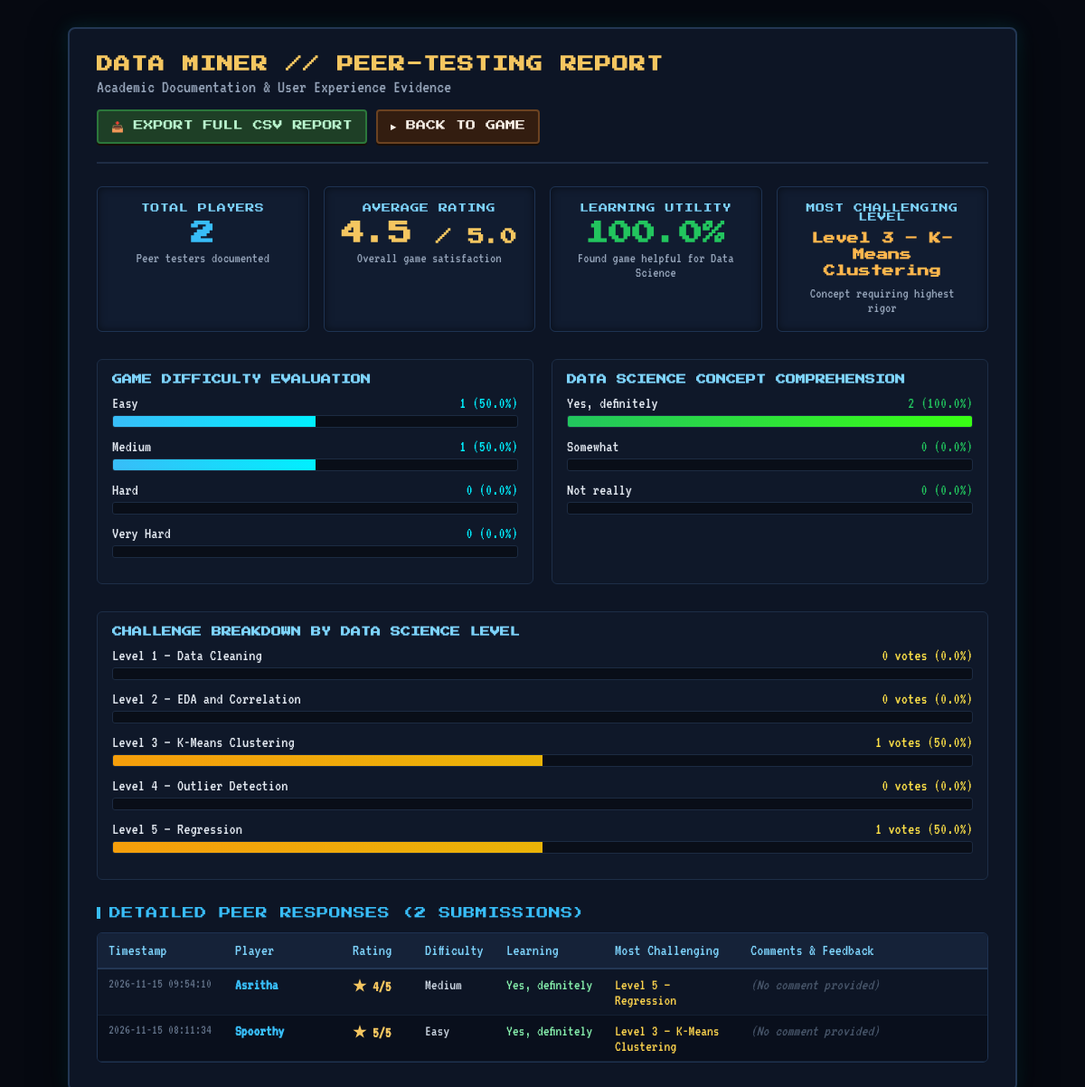
Page /feedback-report on the committed database.
### tables this page shows
CREATE TABLE player_feedback (
                id INTEGER PRIMARY KEY AUTOINCREMENT,
                name TEXT,
                rating INTEGER NOT NULL,
                difficulty TEXT NOT NULL,
                learning_experience TEXT NOT NULL,
                gameplay_experience TEXT NOT NULL,
                challenging_level TEXT NOT NULL,
                comments TEXT,
                timestamp TEXT NOT NULL
            );

### app.py (the view)
@app.route('/feedback-report')
def feedback_report_page():
    try:
        summary = get_feedback_summary()
        records = get_all_feedback()
        return render_template('feedback_report.html', summary=summary, records=records)
    except Exception as e:
        return f"Error loading report: {e}", 500

### data_science/feedback_manager.py (called while the page is built)
def get_db_connection():
    os.makedirs(os.path.dirname(DB_PATH), exist_ok=True)
    conn = sqlite3.connect(DB_PATH)
    conn.row_factory = sqlite3.Row
    return conn

def get_all_feedback():
    conn = get_db_connection()
    try:
        rows = conn.execute("SELECT * FROM player_feedback ORDER BY id DESC").fetchall()
        return [dict(row) for row in rows]
    finally:
        conn.close()

### templates/feedback_report.html (shortened to what this page needs)
<!DOCTYPE html>
<html lang="en">
<head>
  <link rel="stylesheet" href="{{ url_for('static', filename='css/game.css') }}?v=11">
</head>
<body>
  <div class="report-container">
    <div class="report-header">
      <div>
        <h1 class="report-title">DATA MINER // PEER-TESTING REPORT</h1>
        <div class="report-subtitle">Academic Documentation &amp; User Experience Evidence</div>
      </div>
      <div style="display: flex; gap: 10px; flex-wrap: wrap;">
        <a href="/api/feedback/export" class="pixel-btn primary" style="font-size: 11px; padding: 10px 14px; text-decoration: none;">
          📥 EXPORT FULL CSV REPORT
        </a>
        <a href="/" class="pixel-btn" style="font-size: 11px; padding: 10px 14px; text-decoration: none;">
          ► BACK TO GAME
        </a>
      </div>
    </div>
    <div class="stat-cards-grid">
      <div class="stat-card">
        <div class="stat-label">TOTAL PLAYERS</div>
        <div class="stat-number" style="color:var(--glow-cyan);">{{ summary.total_players }}</div>
        <div class="stat-desc">Peer testers documented</div>
      </div>
      <div class="stat-card">
        <div class="stat-label">AVERAGE RATING</div>
        <div class="stat-number" style="color:var(--glow-gold);">
          {{ summary.average_rating }} <span style="font-size: 18px;">/ 5.0</span>
        </div>
        <div class="stat-desc">Overall game satisfaction</div>
      </div>
      <div class="stat-card">
        <div class="stat-label">LEARNING UTILITY</div>
        <div class="stat-number" style="color:var(--glow-green);">{{ summary.learning_useful_percentage }}%</div>
        <div class="stat-desc">Found game helpful for Data Science</div>
      </div>
      <div class="stat-card">
        <div class="stat-label">MOST CHALLENGING LEVEL</div>
        <div class="stat-number" style="font-size: 13px; color:#ffb74d; margin-top: 6px; line-height: 1.4;">
          {{ summary.most_challenging_level }}
        </div>
        <div class="stat-desc">Concept requiring highest rigor</div>
      </div>
    </div>
    <div class="breakdown-grid">
      <div class="report-card">
        <div style="font-size: 11px; color:#7dd3fc; margin-bottom: 12px; font-weight: bold;">
          GAME DIFFICULTY EVALUATION
        </div>
        {% for diff, count in summary.difficulty_distribution.items() %}
          <div class="bar-row">
            <div class="bar-label-flex">
              <span>{{ diff }}</span>
              <span style="color:#00f0ff;">{{ count }} ({{ summary.difficulty_percentages[diff] }}%)</span>
            </div>
            <div class="bar-outer">
              <div class="bar-fill" style="width: {{ summary.difficulty_percentages[diff] }}%;"></div>
            </div>
          </div>
        {% endfor %}
      </div>
      <div class="report-card">
        <div style="font-size: 11px; color:#7dd3fc; margin-bottom: 12px; font-weight: bold;">
          DATA SCIENCE CONCEPT COMPREHENSION
        </div>
        {% for learn, count in summary.learning_distribution.items() %}
          <div class="bar-row">
            <div class="bar-label-flex">
              <span>{{ learn }}</span>
              <span style="color:var(--glow-green);">{{ count }} ({{ summary.learning_percentages[learn] }}%)</span>
            </div>
            <div class="bar-outer">
              <div class="bar-fill" style="width: {{ summary.learning_percentages[learn] }}%; background: linear-gradient(90deg, #22c55e, #39ff14);"></div>
            </div>
          </div>
        {% endfor %}
      </div>
    </div>
    <div class="report-card" style="margin-bottom: 30px;">
      <div style="font-size: 11px; color:#7dd3fc; margin-bottom: 12px; font-weight: bold;">
        CHALLENGE BREAKDOWN BY DATA SCIENCE LEVEL
      </div>
      {% for lvl, count in summary.challenging_level_distribution.items() %}
        {% set pct = (count / summary.total_players * 100)|round(1) if summary.total_players > 0 else 0 %}
        <div class="bar-row">
          <div class="bar-label-flex">
            <span>{{ lvl }}</span>
            <span style="color:#fde047;">{{ count }} votes ({{ pct }}%)</span>
          </div>
          <div class="bar-outer">
            <div class="bar-fill" style="width: {{ pct }}%; background: linear-gradient(90deg, #f59e0b, #eab308);"></div>
          </div>
        </div>
      {% endfor %}
    </div>
    <div class="section-title">DETAILED PEER RESPONSES ({{ records|length }} SUBMISSIONS)</div>
    {% if records %}
      <div class="records-table-wrap">
        <table class="records-table">
          <thead>
            <tr>
              <th style="width: 140px;">Timestamp</th>
              <th style="width: 130px;">Player</th>
              <th style="width: 80px;">Rating</th>
              <th style="width: 90px;">Difficulty</th>
              <th style="width: 120px;">Learning</th>
              <th style="width: 150px;">Most Challenging</th>
              <th>Comments &amp; Feedback</th>
            </tr>
          </thead>
          <tbody>
            {% for r in records %}
              <tr>
                <td style="color:#64748b; font-size:15px;">{{ r.timestamp }}</td>
                <td style="color:var(--glow-cyan); font-weight:bold;">{{ r.name }}</td>
                <td style="color:var(--glow-gold); font-weight:bold;">★ {{ r.rating }}/5</td>
                <td>{{ r.difficulty }}</td>
                <td style="color:#86efac;">{{ r.learning_experience }}</td>
                <td style="color:#fcd34d;">{{ r.challenging_level }}</td>
                <td style="color:#f1f5f9; font-style:italic;">
                  {{ r.comments if r.comments else '<span style="color:#475569;">(No comment provided)</span>'|safe }}
                </td>
              </tr>
            {% endfor %}
          </tbody>
        </table>
      </div>
    {% else %}
      <div class="empty-state">
        No peer feedback submitted yet. Complete the game and submit feedback to populate this report!
      </div>
    {% endif %}
  </div>
</body>
</html>

### static/css/game.css (style rules this page uses)
:root { --cave-dark: #180e08; --cave-mid: #2b180d; --cave-panel: #3a2213; --cave-border: #8c5a2b; --cave-border-gold: #d4973b; --glow-cyan: #38bdf8; --glow-gold: #f5c660; --glow-amber: #f59e0b; --glow-green: #22c55e; --glow-red: #ef4444; --glow-purple: #c084fc; --text-main: #f8efe6; --text-dim: #cca888; --text-gold: #fef08a; --hud-bg: rgba(48, 28, 16, 0.94); }
* { box-sizing: border-box; margin: 0; padding: 0; user-select: none; }
body, html { width: 100%; height: 100%; overflow: hidden; background-color: var(--cave-dark); color: var(--text-main); font-family: 'Press Start 2P', monospace, sans-serif; image-rendering: pixelated; }
.pixel-btn { background: #331d10; border: 2.5px solid #6b4221; color: #f8efe6; font-family: 'Press Start 2P', monospace; font-size: 11px; padding: 12px 18px; cursor: pointer; border-radius: 4px; transition: all 0.15s ease; position: relative; box-shadow: 0 2px 0 #180e08; }
.pixel-btn.primary { background: #1e3f26; border-color: #2b773b; color: #bbf7d0; }

### templates/feedback_report.html (style rules this page uses)
body { background: #060911; color: #e2e8f0; overflow-y: auto; font-family: 'Press Start 2P', monospace; padding: 30px 20px; }
.report-container { max-width: 1050px; margin: 0 auto; background: #0d1525; border: 2px solid #233754; border-radius: 8px; box-shadow: 0 10px 40px rgba(0,0,0,0.8), 0 0 20px rgba(0,240,255,0.15); padding: 30px; }
.report-header { border-bottom: 2px solid #1e2c44; padding-bottom: 20px; margin-bottom: 25px; display: flex; justify-content: space-between; align-items: center; flex-wrap: wrap; gap: 15px; }
.report-title { font-size: 18px; color: var(--glow-gold); letter-spacing: 1px; }
.report-subtitle { font-family: 'VT323', monospace; font-size: 20px; color: #94a3b8; margin-top: 6px; }
.stat-cards-grid { display: grid; grid-template-columns: repeat(auto-fit, minmax(220px, 1fr)); gap: 16px; margin-bottom: 30px; }
.stat-card { background: #111c30; border: 1px solid #1e3352; border-radius: 6px; padding: 18px; text-align: center; box-shadow: inset 0 0 10px rgba(0,0,0,0.5); }
.stat-label { font-size: 10px; color: #7dd3fc; margin-bottom: 10px; letter-spacing: 0.5px; }
.stat-number { font-size: 26px; font-weight: bold; color: #fff; }
.stat-desc { font-family: 'VT323', monospace; font-size: 16px; color: #94a3b8; margin-top: 6px; }
.section-title { font-size: 13px; color: var(--glow-cyan); border-left: 4px solid var(--glow-cyan); padding-left: 10px; margin: 25px 0 15px 0; letter-spacing: 0.5px; }
.breakdown-grid { display: grid; grid-template-columns: 1fr 1fr; gap: 20px; margin-bottom: 30px; }
.report-card { background: #0f1829; border: 1px solid #1d2e47; border-radius: 6px; padding: 16px; }
.bar-row { margin-bottom: 12px; font-family: 'VT323', monospace; font-size: 18px; }
.bar-label-flex { display: flex; justify-content: space-between; margin-bottom: 4px; }
.bar-outer { background: #090e18; height: 14px; border-radius: 3px; overflow: hidden; border: 1px solid #1c2b42; }
.bar-fill { height: 100%; background: linear-gradient(90deg, #38bdf8, #00f0ff); transition: width 0.4s ease; }
.records-table-wrap { max-height: 420px; overflow-y: auto; border: 1px solid #1e3352; border-radius: 6px; margin-top: 10px; }
.records-table { width: 100%; border-collapse: collapse; font-family: 'VT323', monospace; font-size: 17px; text-align: left; }
.records-table th { background: #152238; color: #7dd3fc; padding: 10px 12px; position: sticky; top: 0; font-weight: normal; border-bottom: 2px solid #233754; font-size: 18px; }
.records-table td { padding: 8px 12px; border-bottom: 1px solid #142033; color: #cbd5e1; vertical-align: top; }
.records-table tr:nth-child(even) { background: #090f1c; }

### rows in the picture
player_feedback: most_challenging_level "Level 3 – K-Means Clustering", timestamp "2026-11-15 08:11:34", name "Spoorthy", rating "5", difficulty "Easy", learning_experience "Yes, definitely", challenging_level "Level 3 – K-Means Clustering", comments "(No comment provided)"
player_feedback: timestamp "2026-11-15 09:54:10", name "Asritha", rating "4", difficulty "Medium", learning_experience "Yes, definitely", challenging_level "Level 5 – Regression", comments "(No comment provided)"

### other values in the picture
{{ summary.total_players }} "2"
{{ summary.average_rating }} "4.5"
{{ summary.learning_useful_percentage }} "100.0"
{{ diff }} "Easy" "Medium" "Hard" "Very Hard"
{{ count }} "1" "1" "0" "0"
{{ summary.difficulty_percentages[diff] }} "50.0" "50.0" "0.0" "0.0"
{{ learn }} "Yes, definitely" "Somewhat" "Not really"
{{ count }} "2" "0" "0"
{{ summary.learning_percentages[learn] }} "100.0" "0.0" "0.0"
{{ lvl }} "Level 1 – Data Cleaning" "Level 2 – EDA and Correlation" "Level 3 – K-Means Clustering" "Level 4 – Outlier Detection" "Level 5 – Regression"
{{ count }} "0" "0" "1" "0" "1"
{{ pct }} "0.0" "0.0" "50.0" "0.0" "50.0"
{{ records|length }} "2"
